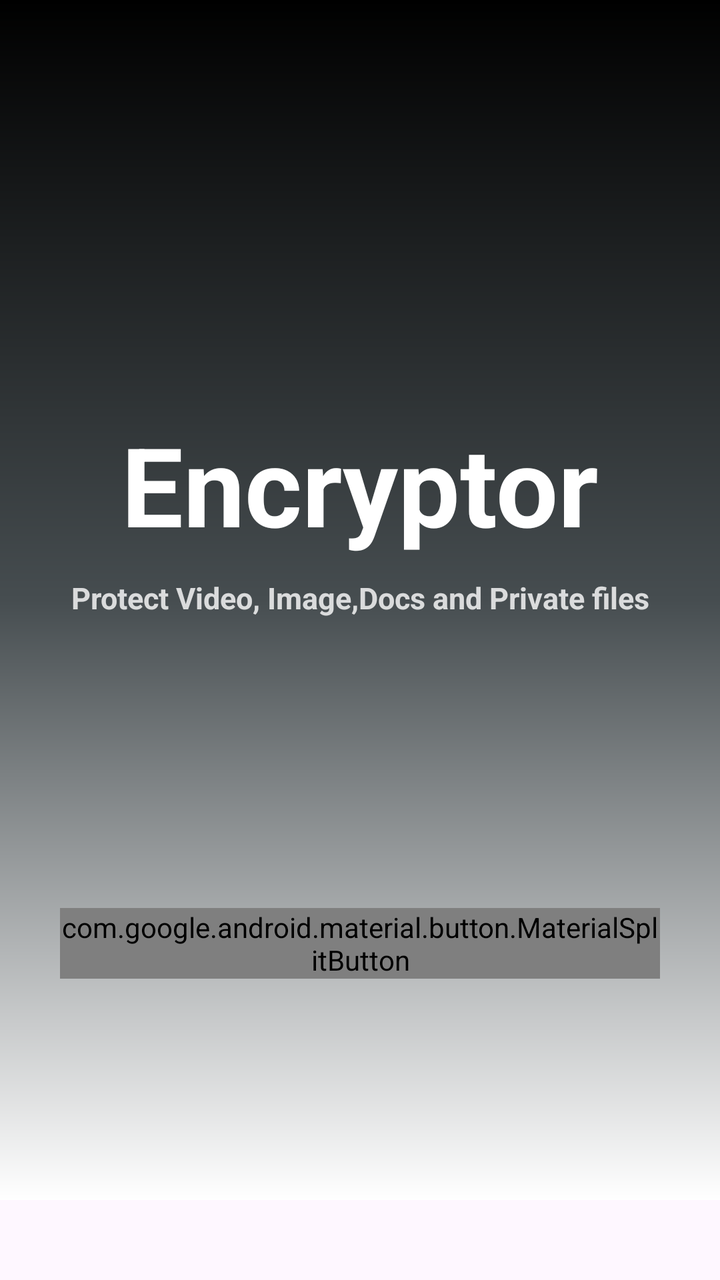
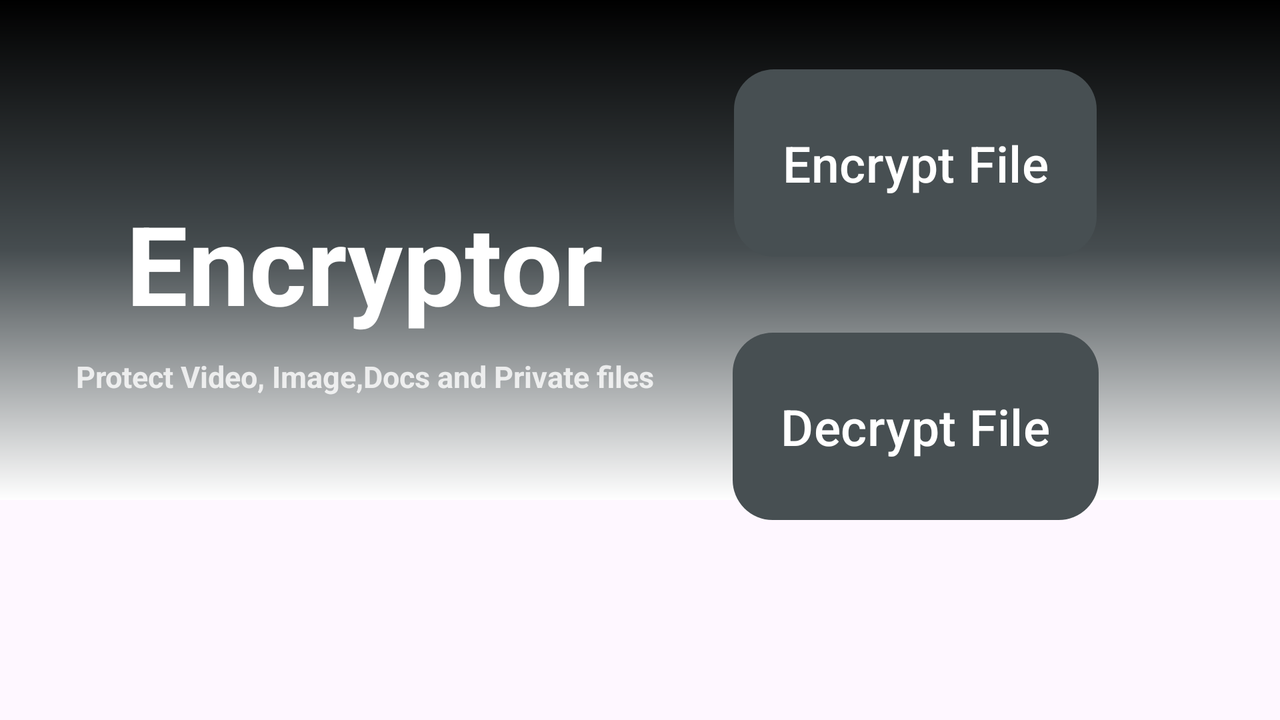

An Android layout and its configuration variant, each rendered on a device that would load it. The default file and the variant file are quoted in full after the pictures.
<!-- AndroidManifest.xml: application theme Theme.Encrypter -->
<!-- res/layout/fragment_home.xml -->
<?xml version="1.0" encoding="utf-8"?>
<androidx.constraintlayout.widget.ConstraintLayout xmlns:android="http://schemas.android.com/apk/res/android"
    xmlns:app="http://schemas.android.com/apk/res-auto"
    xmlns:tools="http://schemas.android.com/tools"
    android:layout_width="match_parent"
    android:layout_height="match_parent"
    android:background="?attr/colorSurface"
    tools:context=".ui.Home">


    <androidx.constraintlayout.widget.ConstraintLayout
        android:id="@+id/materialCardView"
        android:layout_width="match_parent"
        android:layout_height="wrap_content"
        android:background="@drawable/bc_home_gradient"
        android:minHeight="600dp"
        android:orientation="horizontal"
        app:layout_constraintEnd_toEndOf="parent"
        app:layout_constraintStart_toStartOf="parent"
        app:layout_constraintTop_toTopOf="parent" />

    <TextView
        android:id="@+id/textView"
        android:layout_width="wrap_content"
        android:layout_height="wrap_content"
        android:text="@string/app_name"
        android:textColor="?attr/colorOnPrimaryContainer"
        android:textSize="55sp"
        android:textStyle="bold"
        app:layout_constraintBottom_toBottomOf="@+id/materialCardView"
        app:layout_constraintEnd_toEndOf="parent"
        app:layout_constraintStart_toStartOf="parent"
        app:layout_constraintTop_toTopOf="parent"
        app:layout_constraintVertical_bias="0.39" />


    <TextView
        android:id="@+id/textView2"
        android:layout_width="wrap_content"
        android:layout_height="wrap_content"
        android:layout_marginTop="10dp"
        android:alpha="0.8"
        android:text="@string/protect_video_image_docs_and_private_files"
        android:textColor="?attr/colorOnPrimaryContainer"
        android:textSize="15sp"
        android:textStyle="bold"
        app:layout_constraintEnd_toEndOf="parent"
        app:layout_constraintStart_toStartOf="parent"
        app:layout_constraintTop_toBottomOf="@+id/textView" />

    <com.google.android.material.button.MaterialSplitButton
        android:id="@+id/splitbutton"
        android:layout_width="match_parent"
        android:layout_height="wrap_content"
        android:layout_marginHorizontal="30dp"
        app:layout_constraintBottom_toBottomOf="parent"
        app:layout_constraintEnd_toEndOf="parent"
        app:layout_constraintStart_toStartOf="parent"
        app:layout_constraintTop_toBottomOf="@+id/textView2"
        app:layout_constraintVertical_bias="0.49">

        <com.google.android.material.button.MaterialButton
            android:id="@+id/encrypt_btn"
            android:layout_width="0dp"
            android:layout_height="wrap_content"
            android:layout_weight="1"
            android:paddingVertical="30dp"
            android:text="@string/encrypt_file"
            android:textColor="?attr/colorOnPrimary"
            android:textSize="18sp"
            app:backgroundTint="?attr/colorPrimary" />

        <com.google.android.material.button.MaterialButton
            android:id="@+id/dummy_btn"
            android:layout_width="wrap_content"
            android:layout_height="wrap_content"
            android:visibility="gone" />

        <com.google.android.material.button.MaterialButton
            android:id="@+id/decrypt_btn"
            android:layout_width="0dp"
            android:layout_height="wrap_content"
            android:layout_weight="1"
            android:paddingVertical="30dp"
            android:text="@string/decrypt_file"
            android:textColor="?attr/colorOnPrimary"
            android:textSize="18sp"
            app:backgroundTint="?attr/colorPrimary" />
    </com.google.android.material.button.MaterialSplitButton>
</androidx.constraintlayout.widget.ConstraintLayout>
<!-- resources referenced by this layout -->
<resources>
  <!-- drawable bc_home_gradient (drawable) -->
  <?xml version="1.0" encoding="utf-8"?>
  <shape xmlns:android="http://schemas.android.com/apk/res/android"
      >
  
      <gradient
          android:angle="-90"
          android:centerColor="#1E1B1A"
          android:endColor="@color/white"
          />
  
      <gradient
          android:startColor="@color/black"
          android:centerColor="#464D50"
          />
  </shape>
  <string name="app_name">Encryptor</string>
  <string name="decrypt_file">Decrypt File</string>
  <string name="encrypt_file">Encrypt File</string>
  <string name="protect_video_image_docs_and_private_files">Protect Video, Image,Docs and Private files</string>
  <style name="Theme.Encrypter" parent="Base.Theme.Encrypter">
          
          <item name="android:statusBarColor">@color/black</item>
      </style>
  <color name="white">#FFFFFFFF</color>
  <color name="black">#FF000000</color>
  <style name="Base.Theme.Encrypter" parent="Theme.Material3.DayNight.NoActionBar">
          
          <item name="colorPrimary">@color/primaryColor</item>
          <item name="colorSecondary">@color/I</item>
          <item name="colorPrimaryContainer">@color/II</item>
          <item name="colorOnPrimaryContainer">@color/white</item>
          <item name="colorSecondaryContainer">@color/colorSecondaryContainer</item>
  
      </style>
  <color name="primaryColor">#474F52</color>
  <color name="I">#1E1B1A</color>
  <color name="II">#464D50</color>
  <color name="colorSecondaryContainer">#ADB2B4</color>
</resources>
<!-- res/layout-land/fragment_home.xml (the repository's variant of the layout above) -->
<!-- drawn on the phone turned sideways -->
<?xml version="1.0" encoding="utf-8"?>
<androidx.constraintlayout.widget.ConstraintLayout xmlns:android="http://schemas.android.com/apk/res/android"
    xmlns:app="http://schemas.android.com/apk/res-auto"
    xmlns:tools="http://schemas.android.com/tools"
    android:layout_width="match_parent"
    android:layout_height="match_parent"
    android:background="?attr/colorSurface"
    tools:context=".ui.Home">


    <androidx.constraintlayout.widget.ConstraintLayout
        android:id="@+id/materialCardView"
        android:layout_width="match_parent"
        android:layout_height="250dp"
        android:background="@drawable/bc_home_gradient"
        android:orientation="horizontal"
        app:layout_constraintEnd_toEndOf="parent"
        app:layout_constraintStart_toStartOf="parent"
        app:layout_constraintTop_toTopOf="parent">


    </androidx.constraintlayout.widget.ConstraintLayout>

    <TextView
        android:id="@+id/textView"
        android:layout_width="wrap_content"
        android:layout_height="wrap_content"
        android:text="@string/app_name"
        android:textColor="?attr/colorOnPrimaryContainer"
        android:textSize="55sp"
        android:textStyle="bold"
        app:layout_constraintBottom_toBottomOf="parent"
        app:layout_constraintEnd_toStartOf="@+id/encrypt_btn"
        app:layout_constraintHorizontal_bias="0.49"
        app:layout_constraintStart_toStartOf="parent"
        app:layout_constraintTop_toTopOf="parent"
        app:layout_constraintVertical_bias="0.32999998" />


    <TextView
        android:id="@+id/textView2"
        android:layout_width="wrap_content"
        android:layout_height="wrap_content"
        android:layout_marginTop="10dp"
        android:alpha="0.8"
        android:text="@string/protect_video_image_docs_and_private_files"
        android:textColor="?attr/colorOnPrimaryContainer"
        android:textSize="15sp"
        android:textStyle="bold"
        app:layout_constraintEnd_toEndOf="@+id/textView"
        app:layout_constraintStart_toStartOf="@+id/textView"
        app:layout_constraintTop_toBottomOf="@+id/textView" />

    <com.google.android.material.button.MaterialButton
        android:id="@+id/decrypt_btn"
        android:layout_width="wrap_content"
        android:layout_height="wrap_content"
        android:paddingVertical="30dp"
        app:cornerRadius="20dp"
        android:text="@string/decrypt_file"
        android:layout_marginTop="30dp"
        android:textColor="?attr/colorOnPrimary"
        android:textSize="25sp"
        app:backgroundTint="?attr/colorPrimary"
        app:layout_constraintEnd_toEndOf="@+id/encrypt_btn"
        app:layout_constraintStart_toStartOf="@+id/encrypt_btn"
        app:layout_constraintTop_toBottomOf="@+id/encrypt_btn" />

    <com.google.android.material.button.MaterialButton
        android:id="@+id/encrypt_btn"
        android:layout_width="wrap_content"
        android:layout_height="wrap_content"
        android:paddingVertical="30dp"
        android:text="@string/encrypt_file"
        android:textColor="?attr/colorOnPrimary"
        android:textSize="25sp"
        app:backgroundTint="?attr/colorPrimary"
        app:cornerRadius="20dp"
        app:layout_constraintBottom_toBottomOf="parent"
        app:layout_constraintEnd_toEndOf="parent"
        app:layout_constraintHorizontal_bias="0.8"
        app:layout_constraintStart_toStartOf="parent"
        app:layout_constraintTop_toTopOf="parent"
        app:layout_constraintVertical_bias="0.119" />

</androidx.constraintlayout.widget.ConstraintLayout>
